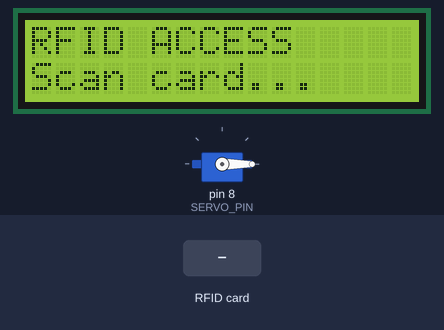
Bench run of a sketch on a simulated Arduino Uno, built with avr-gcc and run on an emulated ATmega328P. On the bench: 16×2 character LCD, servo. Inputs (shaded band) come from the test bench. What the sketch prints to the serial monitor is not drawn.

Above: at 2.3 s.
2.4 s: RFID card 03 E6 B8 F7 held to the reader
At 5.5 s:
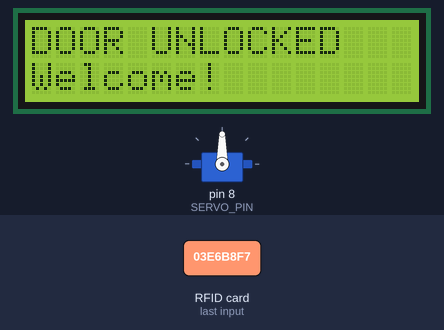
8.4 s: RFID card 5E 7A 19 C4 held to the reader
At 11.2 s:
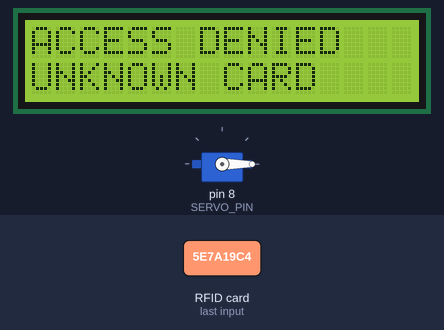
11.4 s: RFID card 89 FD F9 03 held to the reader
At 14.0 s:
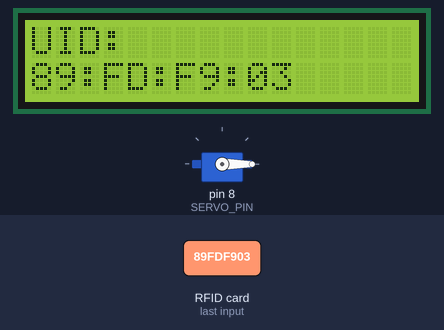
Timing chart, 0 to 19.8 s (numbered marks = the images above; inputs shaded):
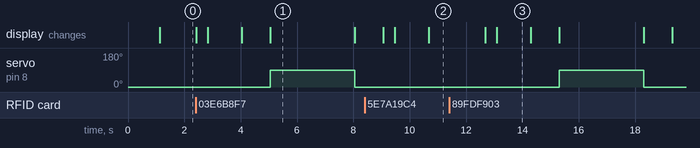

Measured:
- after the input at 2.4 s, servo on pin 8 (SERVO_PIN): 0° → 90° after 2.6 s, → 0° 3.0 s later; the display: first changes at once (image 1 shows a later state)
- after the input at 8.4 s, the display: first differs from a run without the input after 0.67 s (image 2 shows a later state)
- after the input at 11.4 s, servo on pin 8 (SERVO_PIN): 0° → 90° after 3.9 s, → 0° 3.0 s later; the display: first differs from a run without the input after 1.3 s (image 3 shows a later state)
- what the display in image 1 shows lasts 3.1 s, from 5.0 s to 8.1 s

The sketch:

door.ino
```cpp
#include <SPI.h>
#include <MFRC522.h>
#include <LiquidCrystal.h>
#include <Servo.h>

// ----------------------
// RFID
// ----------------------
#define SS_PIN 10
#define RST_PIN 9

MFRC522 rfid(SS_PIN, RST_PIN);

// ----------------------
// LCD
// RS, E, D4, D5, D6, D7
// ----------------------
LiquidCrystal lcd(2, 3, 4, 5, 6, 7);

// ----------------------
// SERVO
// ----------------------
#define SERVO_PIN 8

Servo doorServo;

const int LOCKED_POSITION = 0;
const int UNLOCKED_POSITION = 90;

// ----------------------
// Known cards
// ----------------------
byte card1[] = {0x03, 0xE6, 0xB8, 0xF7};
byte card2[] = {0x89, 0xFD, 0xF9, 0x03};


// ----------------------
// Compare UID
// ----------------------
bool checkUID(byte expected[]) {

  if (rfid.uid.size != 4) {
    return false;
  }

  for (byte i = 0; i < 4; i++) {

    if (rfid.uid.uidByte[i] != expected[i]) {
      return false;
    }
  }

  return true;
}


// ----------------------
// Show UID
// ----------------------
void showUID() {

  lcd.clear();

  lcd.setCursor(0, 0);
  lcd.print("UID:");

  lcd.setCursor(0, 1);

  for (byte i = 0; i < rfid.uid.size; i++) {

    if (rfid.uid.uidByte[i] < 0x10) {
      lcd.print("0");
    }

    lcd.print(rfid.uid.uidByte[i], HEX);

    if (i < rfid.uid.size - 1) {
      lcd.print(":");
    }
  }
}


// ----------------------
// Ready screen
// ----------------------
void showReady() {

  lcd.clear();

  lcd.setCursor(0, 0);
  lcd.print("RFID ACCESS");

  lcd.setCursor(0, 1);
  lcd.print("Scan card...");
}


// ----------------------
// Unlock door
// ----------------------
void unlockDoor() {

  lcd.clear();

  lcd.setCursor(0, 0);
  lcd.print("DOOR UNLOCKED");

  lcd.setCursor(0, 1);
  lcd.print("Welcome!");

  // Move servo
  doorServo.write(UNLOCKED_POSITION);

  Serial.println("Door unlocked");

  // Keep door unlocked for 3 seconds
  delay(3000);


  // Lock again
  doorServo.write(LOCKED_POSITION);

  lcd.clear();

  lcd.setCursor(0, 0);
  lcd.print("DOOR LOCKED");

  Serial.println("Door locked");

  delay(1000);
}


// ----------------------
// Setup
// ----------------------
void setup() {

  Serial.begin(9600);

  // LCD
  lcd.begin(16, 2);

  lcd.setCursor(0, 0);
  lcd.print("Starting...");


  // Servo
  doorServo.attach(SERVO_PIN);

  // Start locked
  doorServo.write(LOCKED_POSITION);


  // RFID
  SPI.begin();
  rfid.PCD_Init();

  delay(1000);

  showReady();

  Serial.println("RFID Access System Ready");
}


// ----------------------
// Main loop
// ----------------------
void loop() {

  // Look for new card
  if (!rfid.PICC_IsNewCardPresent()) {
    return;
  }

  // Read card immediately
  if (!rfid.PICC_ReadCardSerial()) {
    return;
  }


  // ----------------------
  // Card detected
  // ----------------------

  lcd.clear();

  lcd.setCursor(0, 0);
  lcd.print("Card detected!");

  lcd.setCursor(0, 1);
  lcd.print("Reading...");

  delay(400);


  // ----------------------
  // Show UID
  // ----------------------

  showUID();

  delay(1200);


  // ----------------------
  // Check authorization
  // ----------------------

  if (checkUID(card1)) {

    lcd.clear();

    lcd.setCursor(0, 0);
    lcd.print("ACCESS GRANTED");

    lcd.setCursor(0, 1);
    lcd.print("CARD 1");

    Serial.println("ACCESS GRANTED - CARD 1");

    delay(1000);

    unlockDoor();
  }

  else if (checkUID(card2)) {

    lcd.clear();

    lcd.setCursor(0, 0);
    lcd.print("ACCESS GRANTED");

    lcd.setCursor(0, 1);
    lcd.print("CARD 2");

    Serial.println("ACCESS GRANTED - CARD 2");

    delay(1000);

    unlockDoor();
  }

  else {

    lcd.clear();

    lcd.setCursor(0, 0);
    lcd.print("ACCESS DENIED");

    lcd.setCursor(0, 1);
    lcd.print("UNKNOWN CARD");

    Serial.println("ACCESS DENIED");

    delay(2000);
  }


  // ----------------------
  // Finish RFID transaction
  // ----------------------

  rfid.PICC_HaltA();
  rfid.PCD_StopCrypto1();


  // Ready for next card
  showReady();
}
```
